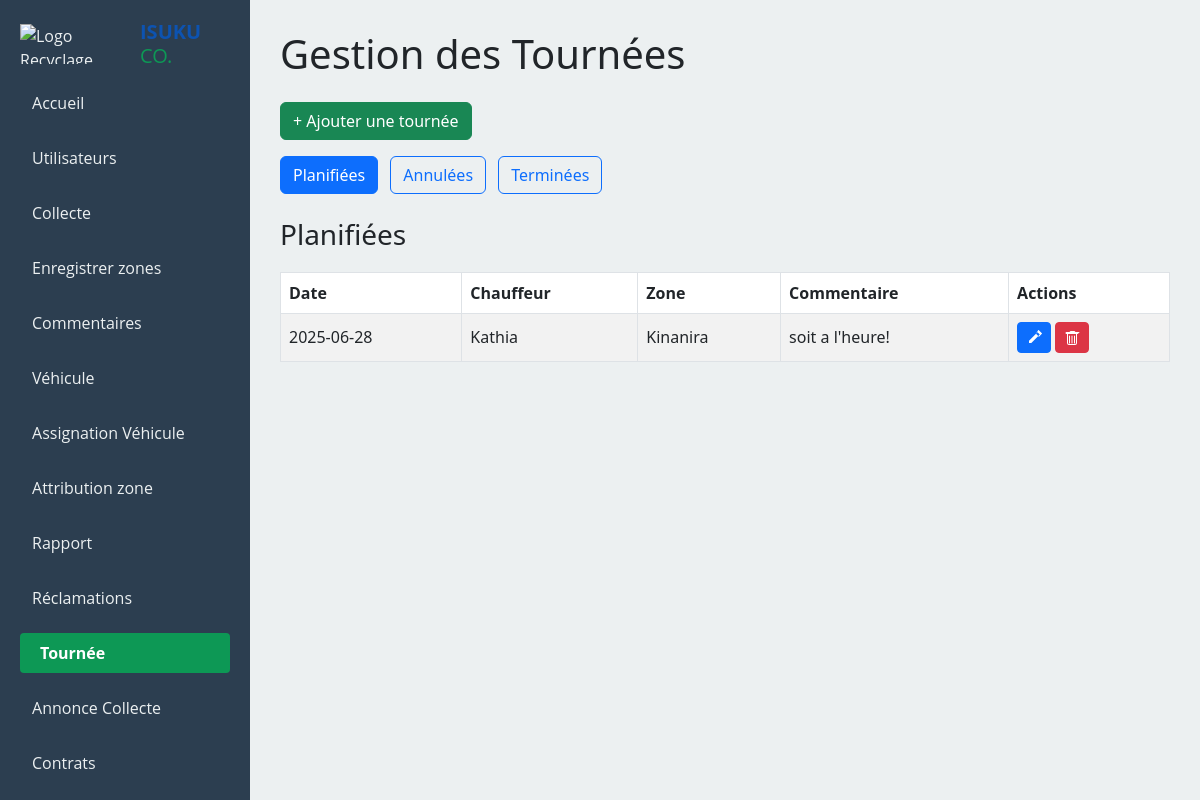
Page /coordinateur/tournee.php (signed in) on the committed database.
### tables this page shows
CREATE TABLE `tournee` (
  `id_tournee` int(11) NOT NULL,
  `date_tournee` date NOT NULL,
  `id_chauffeur` varchar(100) NOT NULL,
  `id_zone` int(11) NOT NULL,
  `statut` enum('planifiée','annulée','terminée') NOT NULL DEFAULT 'planifiée',
  `commentaire` text DEFAULT NULL,
  `date_creation` datetime NOT NULL DEFAULT current_timestamp()
);

CREATE TABLE `utilisateur` (
  `id_utilisateur` varchar(100) NOT NULL,
  `nom` varchar(50) NOT NULL,
  `prenom` varchar(100) NOT NULL,
  `genre` varchar(4) NOT NULL,
  `pays` varchar(100) NOT NULL,
  `province` varchar(50) NOT NULL,
  `commune` varchar(50) NOT NULL,
  `quartier` varchar(50) NOT NULL,
  `avenue` varchar(60) NOT NULL,
  `telephone` varchar(50) NOT NULL,
  `email` varchar(50) NOT NULL,
  `role` enum('coordinateur','agent','chauffeur','client') NOT NULL,
  `password` varchar(255) DEFAULT NULL,
  `date_inscription` date NOT NULL DEFAULT current_timestamp(),
  `actif` tinyint(1) NOT NULL DEFAULT 1
);

CREATE TABLE `zone` (
  `id_zone` int(11) NOT NULL,
  `nom_quartier` varchar(100) NOT NULL,
  `commune` varchar(100) DEFAULT NULL,
  `province` varchar(100) DEFAULT NULL,
  `tarif_mensuel` decimal(10,2) NOT NULL
);

### coordinateur/tournee.php (the view, shortened to what this page needs)
<?php
$bdd = new PDO('mysql:host=localhost;dbname=isukuco;charset=utf8mb4', 'root', '', [
    PDO::ATTR_ERRMODE => PDO::ERRMODE_EXCEPTION
]);
$tournees = $bdd->query("SELECT t.*, u.nom AS nom_chauffeur, z.nom_quartier
                         FROM tournee t
                         JOIN utilisateur u ON t.id_chauffeur = u.id_utilisateur
                         JOIN zone z ON t.id_zone = z.id_zone
                         ORDER BY t.date_tournee DESC")->fetchAll(PDO::FETCH_ASSOC);
?>
<!DOCTYPE html>
<html lang="fr">
<head>
  <link href="https://cdn.jsdelivr.net/npm/bootstrap@5.3.0/dist/css/bootstrap.min.css" rel="stylesheet" />
</head>
<body>
<div class="dashboard">
  <?php include 'sidebar.php'; ?>
  <main class="main-content">
    <h1 class="mb-4">Gestion des Tournées</h1>
    <button class="btn btn-success mb-3" data-bs-toggle="modal" data-bs-target="#tourneeModal" onclick="openModal()">+ Ajouter une tournée</button>
    <div class="mb-3">
  <?php
$statuts = ['planifiée' => 'Planifiées', 'annulée' => 'Annulées', 'terminée' => 'Terminées'];
$statutActif = $_GET['statut'] ?? 'planifiée';
?>
<div class="mb-4">
  <?php foreach ($statuts as $key => $label): ?>
    <a href="?statut=<?= $key ?>"
       class="btn <?= ($statutActif === $key) ? 'btn-primary' : 'btn-outline-primary' ?> me-2">
       <?= $label ?>
    </a>
  <?php endforeach; ?>
</div>
    <?php
      $label = $statuts[$statutActif];
    ?>
      <div class="table-section">
        <h3><?= $label ?></h3>
        <table class="table table-bordered table-striped align-middle">
          <thead>
            <tr>
              <th>Date</th>
              <th>Chauffeur</th>
              <th>Zone</th>
              <th>Commentaire</th>
              <th>Actions</th>
            </tr>
          </thead>
          <tbody>
            <?php foreach ($tournees as $t): ?>
              <?php if ($t['statut'] === $statutActif): ?>
              <tr>
                <td><?= htmlspecialchars($t['date_tournee']) ?></td>
                <td><?= htmlspecialchars($t['nom_chauffeur']) ?></td>
                <td><?= htmlspecialchars($t['nom_quartier']) ?></td>
                <td><?= nl2br(htmlspecialchars($t['commentaire'])) ?></td>
                <td>
                  <button class="btn btn-sm btn-primary"
                    onclick='openModal(<?= json_encode($t, JSON_HEX_TAG | JSON_HEX_APOS | JSON_HEX_QUOT | JSON_HEX_AMP) ?>)'>
                    <svg xmlns="http://www.w3.org/2000/svg" width="16" height="16" fill="currentColor" class="bi bi-pencil" viewBox="0 0 16 16">
                      <path d="M12.146.146a.5.5 0 0 1 .708 0l3 3a.5.5 0 0 1 0 .708L13 6.707l-3-3L12.146.146zM11.5 2.207L3 10.707V13h2.293l8.5-8.5-2.293-2.293z"/>
                    </svg>
                  </button>
                  <a href="?del=<?= $t['id_tournee'] ?>" class="btn btn-sm btn-danger" onclick="return confirm('Confirmer la suppression ?')">
                  </a>
                </td>
              </tr>
              <?php endif; ?>
            <?php endforeach; ?>
          </tbody>
        </table>
      </div>
  </main>
</div>
</body>
</html>

### coordinateur/tournee.php (style rules this page uses)
.dashboard { display: flex; min-height: 100vh; }
main.main-content { flex-grow: 1; padding: 30px; background-color: #ecf0f1; }
.table-section { margin-bottom: 40px; }
.table-section h3 { margin-bottom: 20px; }
.btn svg { vertical-align: middle; margin-bottom: 2px; }

### rows in the picture
tournee: date_tournee "2025-06-28", id_chauffeur.nom "Kathia", id_zone.nom_quartier "Kinanira", commentaire "soit a l'heure!"

### other values in the picture
$label "Planifiées"
$label "Annulées"
$label "Terminées"
